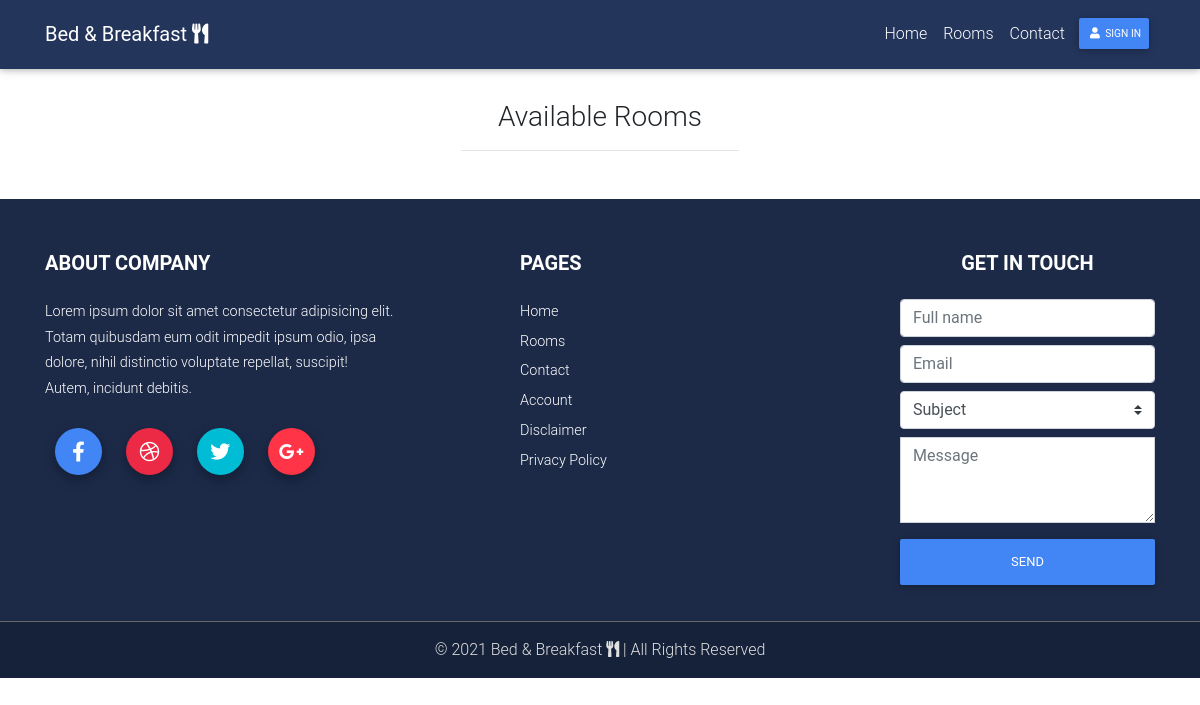
The page /rooms on the database as committed earlier.
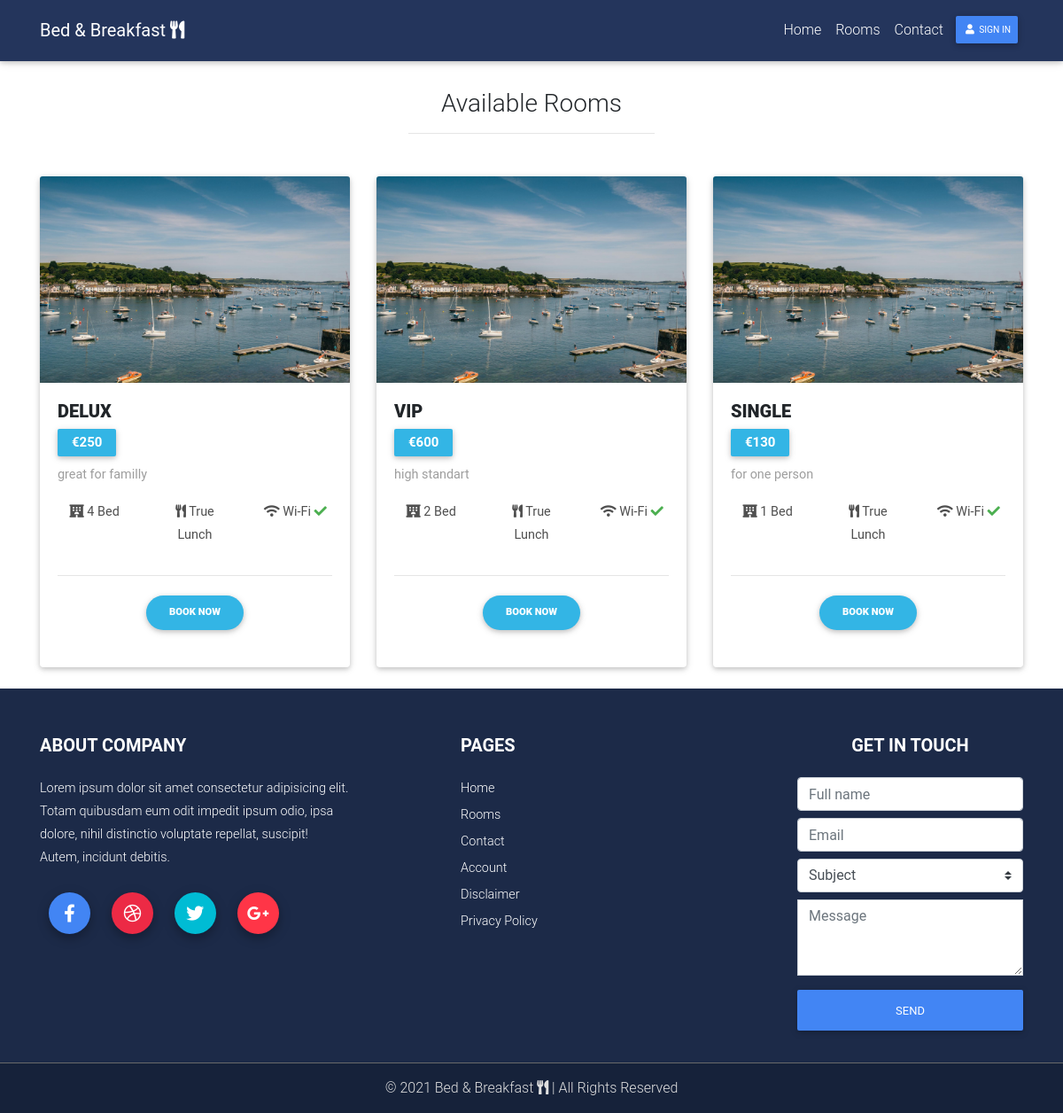
The same page on the database as committed later.
### src/models.py (models this page shows)
class Rooms(db.Model):
	id = db.Column(db.Integer, primary_key=True)
	title = db.Column(db.String(100))
	description = db.Column(db.Text)
	thumb = db.Column(db.String(225))
	price = db.Column(db.Integer)
	bed = db.Column(db.Integer)
	lunch = db.Column(db.Boolean(), default=False)
	wifi = db.Column(db.Boolean(), default=False)

### src/views.py (the view)
@views.route("/rooms")
def rooms():
	rooms = Rooms.query.all()
	return render_template("rooms.html", user=current_user, room=rooms)

### src/templates/rooms.html (shortened to what this page needs)
{% extends "base.html" %}
{% block content %}
<div class="container" style="margin-top: 100px;">
   <h3 class="text-center">Available Rooms</h3>
   <hr class="mx-auto w-25 mb-5">
   <div class="row">
   {% for data in room %}
   <div class="col-md-6 col-lg-4">
      <div class="card card-personal mb-4">
         <div class="view overlay">
            <img class="card-img-top" src="{{ url_for('static', filename='img/room1.jpg') }}">
         </div>
         <div class="card-body">
               <h5 class="font-weight-bold text-uppercase">
                  <strong>{{ data.title }}</strong>
               </h5>
            <span class="badge badge-info px-3 py-2" style="font-size: 15px;">&euro;{{ data.price }}</span>
            <p class="grey-text mt-2">{{ data.description|truncate(85) }}</p>
            <div class="row">
               <div class="col-lg-4 col-md-12 text-center">
                  <p class="dark-grey-text">
                     <i class="fas fa-hotel dark-grey-text" aria-hidden="true"></i> {{ data.bed }} Bed
                  </p>
               </div>
               <div class="col-lg-4 col-md-12 text-center">
                  <p class="dark-grey-text">
                     <i class="fas fa-utensils dark-grey-text" aria-hidden="true"></i> {{ data.lunch }} Lunch
                  </p>
               </div>
               <div class="col-lg-4 col-md-12 text-center">
                  <p class="dark-grey-text">
                     {% if data.wifi == 1 %}
                     <i class="fas fa-wifi dark-grey-text"></i> Wi-Fi <i class="fas fa-check green-text"></i>
                     {% else %}
                     <i class="fas fa-wifi dark-grey-text"></i> Wi-Fi <i class="fas fa-times red-text"></i>
                     {% endif %}
                  </p>
               </div>
            </div>
            <hr>
            <div class="col-12 text-center">
               <form action="{{ url_for('views.room_book') }}" method="GET">
                  <button type="submit" class="btn btn-info btn-md font-weight-bold btn-rounded waves-effect waves-light">
                     <strong>Book Now</strong>
                  </button>
               </form>
            </div>
         </div>
      </div>
   </div>
   {% endfor %}
   </div>
   </div>
   {% endblock content %}

### src/templates/base.html (shortened to what this page needs)
<!DOCTYPE html>
<html lang="en">
<head>
<link rel="stylesheet" href="https://use.fontawesome.com/releases/v5.8.1/css/all.css">
<link href="{{ url_for('static', filename='css/bootstrap.min.css') }}" rel="stylesheet">
<link href="{{ url_for('static', filename='css/materialUI.css') }}" rel="stylesheet">
<link href="{{ url_for('static', filename='css/style.css') }}" rel="stylesheet">
</head>
<body class="intro-page transport-lp">
{% block content %}
{% endblock content %}
<footer class="page-footer mdb-color darken-3 text-center text-md-left pt-5">
    <div class="container mb-3">
        <div class="row">
          <div class="col-md-4 mt-1 mb-1 wow fadeIn" data-wow-delay="0.3s">
            <h5 class="title mb-4 font-weight-bold">ABOUT COMPANY</h5>
            <p>Lorem ipsum dolor sit amet consectetur adipisicing elit. Totam quibusdam eum odit impedit ipsum odio, ipsa dolore, nihil distinctio voluptate repellat, suscipit! Autem, incidunt debitis.</p>
            <div class="footer-socials mt-2">
              <a type="button" class="btn-floating  btn-primary"><i class="fab fa-facebook-f"></i></a>
              <a type="button" class="btn-floating  btn-danger-2"><i class="fab fa-dribbble"></i></a>
              <a type="button" class="btn-floating  btn-cyan"><i class="fab fa-twitter"></i></a>
              <a type="button" class="btn-floating  btn-danger"><i class="fab fa-google-plus-g"></i></a>
            </div>
          </div>
          <div class="col-lg-3 ml-lg-auto col-md-4 mt-1 mb-1 wow fadeIn" data-wow-delay="0.3s">
            <h5 class="text-uppercase mb-4 font-weight-bold">Pages</h5>
            <p class="mb-1"><a href="#">Home</a></p>
            <p class="mb-1"><a href="#">Rooms</a></p>
            <p class="mb-1"><a href="#">Contact</a></p>
            <p class="mb-1"><a href="#">Account</a></p>
            <p class="mb-1"><a href="#">Disclaimer</a></p>
            <p class="mb-1"><a href="#">Privacy Policy</a></p>
          </div>
          <div class="col-lg-3 ml-lg-auto col-md-4 mt-1 mb-1 wow fadeIn" data-wow-delay="0.3s">
            <h5 class="text-uppercase mb-4 font-weight-bold text-center" id="footer_form_title">Get in Touch</h5>
            <form id="footer_form">
              <input type="text" id="full_name" name="full_name" class="form-control mb-2" id="email" name="email" placeholder="Full name" required>
              <input type="email" id="email" name="email" class="form-control mb-2" placeholder="Email" required>
                  <select name="subject" id="subject" class="browser-default custom-select mb-2" required>
                      <option disabled selected>Subject</option>
                  </select>
                <div class="form-group">
                      <textarea class="form-control rounded-0" id="message" name="message" rows="3" placeholder="Message" required></textarea>
                </div>
                <button type="submit" id="footer_form_btn" name="submit" class="btn btn-primary btn-block">Send</button>
            </form>
          </div>
        </div>
      </div>
  <hr style="background: #757575; margin: 0;">
      <div class="footer-copyright py-3 text-center">
        <div class="container-fluid text-light">&copy; 2021 Bed & Breakfast <i class="fas fa-utensils"></i> | All Rights Reserved</div>
      </div>
    </footer>
</body>
</html>

### src/templates/navbar.html (shortened to what this page needs)
<nav class="navbar fixed-top navbar-expand-lg navbar-dark scrolling-navbar">
  <div class="container">
    <a class="navbar-brand" href="#"><strong>Bed &amp; Breakfast <i class="fas fa-utensils"></i></strong></a>
    <div class="collapse navbar-collapse" id="navbarMenu">
      <ul class="navbar-nav ml-auto smooth-scroll">
{% if user.is_authenticated %}
        <li class="nav-item">
          <a class="nav-link" href="{{ url_for('views.home') }}">Home</a>
        </li>
        <li class="nav-item">
          <a class="nav-link" href="{{ url_for('views.rooms') }}">Rooms</a>
        </li>
        <li class="nav-item">
          <a class="nav-link" href="{{ url_for('views.contact') }}">Contact</a>
        </li>
        <li class="nav-item avatar">
          <a class="nav-link p-0 ml-5" href="{{ url_for('views.user_dashboard') }}" title="Profile">
            <span class="yellow-text">Hi, </span>{{ user.fname }}
            <img src="{{ url_for('static', filename='img/user_avatars/') }}{{ user.avatar }}" class="rounded-circle z-depth-0" height="40">
          </a>
        </li>
        <li class="nav-item ml-3 mt-2"><a href="{{ url_for('auth.logout') }}" class="text-white" title="Logout"><i class="fas fa-sign-out-alt fa-lg"></i></a></li>
{% else %}
        <li class="nav-item">
          <a class="nav-link" href="{{ url_for('views.home') }}">Home</a>
        </li>
        <li class="nav-item">
          <a class="nav-link" href="{{ url_for('views.rooms') }}">Rooms</a>
        </li>
        <li class="nav-item">
          <a class="nav-link" href="{{ url_for('views.contact') }}">Contact</a>
        </li>
        <li class="nav-item">
          <a class="nav-link btn btn-primary btn-sm" href="{{ url_for('auth.login') }}"><i class="fas fa-user"></i> Sign in</a>
        </li>
{% endif %}
      </ul>
    </div>
  </div>
</nav>

### src/static/css/style.css (style rules this page uses)
html, body, header, .jarallax { height: 100%; }

Rows that differ between the two databases and show on the page:
added Rooms: title "DELUX", price "250", description "great for familly", bed "4", lunch "True", wifi True (drawn)
added Rooms: title "VIP", price "600", description "high standart", bed "2", lunch "True", wifi True (drawn)
added Rooms: title "SINGLE", price "130", description "for one person", bed "1", lunch "True", wifi True (drawn)
